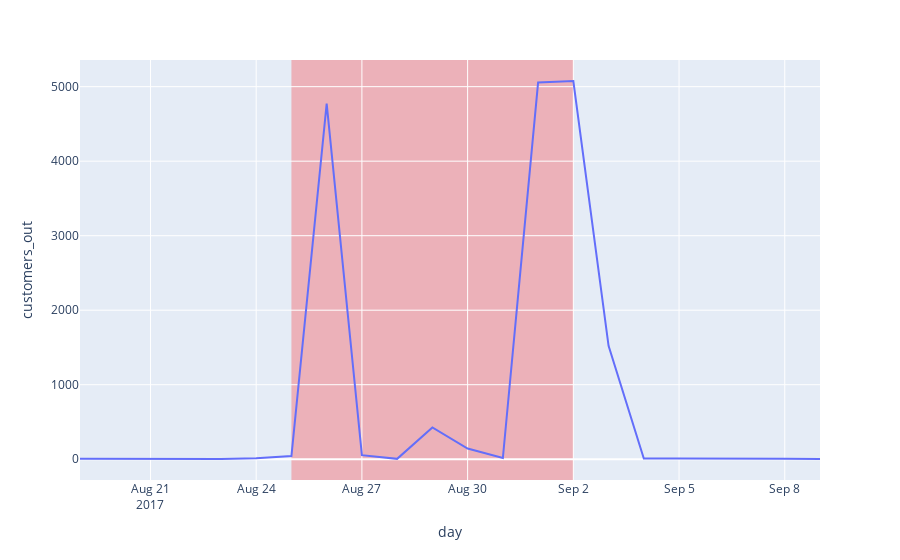

Notebook code for this chart:
### Code cell
# Using plotly, plot the day against the sum. Highlight the days of the hurricane.
import plotly.express as px
fig = px.line(filtered_data, x='day', y='customers_out')
fig.add_vrect(
    x0=start_time, x1=end_time,
    fillcolor='red', opacity=0.25,
    layer='below', line_width=0
)
fig.show()

### Figure 1 — Plotly figure (JSON) as saved in the notebook; plotly's stock layout.template omitted (floating-point values rounded to 4 significant figures)
{"data": [{"hovertemplate": "day=%{x}<br>customers_out=%{y}<extra></extra>", "legendgroup": "", "line": {"color": "#636efa", "dash": "solid"}, "marker": {"symbol": "circle"}, "mode": "lines", "name": "", "orientation": "v", "showlegend": false, "type": "scatter", "x": ["2017-08-19", "2017-08-20", "2017-08-23", "2017-08-24", "2017-08-25", "2017-08-26", "2017-08-27", "2017-08-28", "2017-08-29", "2017-08-30", "2017-08-31", "2017-09-01", "2017-09-02", "2017-09-03", "2017-09-04", "2017-09-05", "2017-09-06", "2017-09-08", "2017-09-09"], "xaxis": "x", "y": [6.0, 5.0, 3.0, 13.0, 43.0, 4773.0, 54.0, 5.0, 426.0, 143.0, 16.0, 5055.0, 5076.0, 1521.0, 10.0, 9.0, 11.0, 7.0, 3.0], "yaxis": "y"}], "layout": {"legend": {"tracegroupgap": 0}, "margin": {"t": 60}, "shapes": [{"fillcolor": "red", "layer": "below", "line": {"width": 0}, "opacity": 0.25, "type": "rect", "x0": "2017-08-25", "x1": "2017-09-02", "xref": "x", "y0": 0, "y1": 1, "yref": "y domain"}], "xaxis": {"anchor": "y", "domain": [0, 1], "title": {"text": "day"}}, "yaxis": {"anchor": "x", "domain": [0, 1], "title": {"text": "customers_out"}}}}
